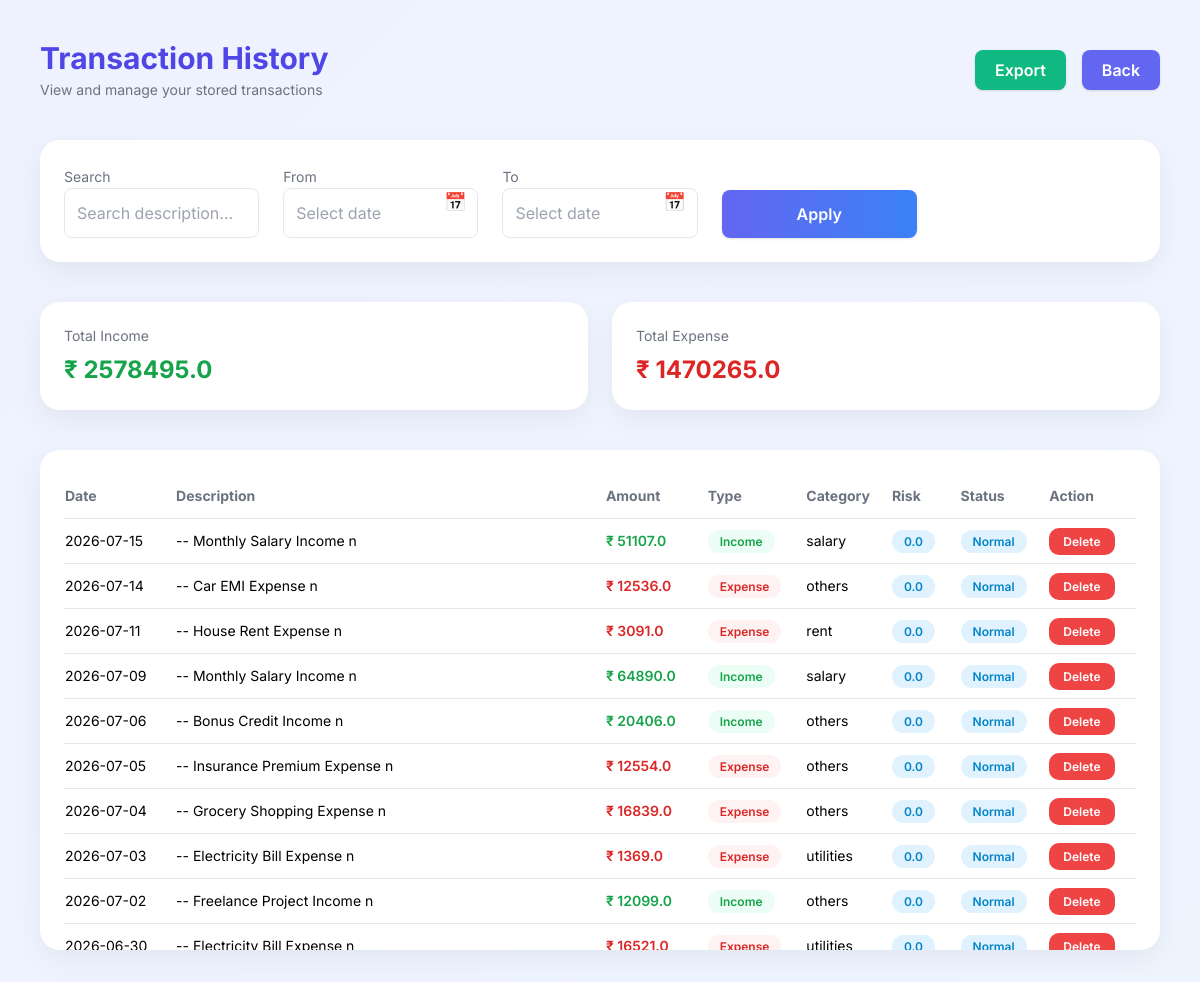
Screenshot of /history (signed in) with the database file from the repository.
### tables this page shows
CREATE TABLE transactions (
        id INTEGER PRIMARY KEY AUTOINCREMENT,
        date TEXT,
        description TEXT,
        amount REAL,
        type TEXT,
        category TEXT,
        mode TEXT,
        bank TEXT,
        product_amount REAL,
        deducted_amount REAL,
        extra_charge REAL,
        charge_reason TEXT,
        fraud INTEGER DEFAULT 0,
        anomaly INTEGER DEFAULT 0,
        risk_score REAL DEFAULT 0,
        confidence REAL DEFAULT 0,
        user_id INTEGER,
        created_at TIMESTAMP DEFAULT CURRENT_TIMESTAMP,
        UNIQUE(user_id, date, description, amount)
    );

### app.py (the view, shortened to what this page needs)
@app.route("/history")
def history():
    if not login_required():
        return redirect("/")
    user_id = session["user_id"]
    df = pd.DataFrame(get_all_transactions(user_id))
    df["amount"] = pd.to_numeric(df["amount"], errors="coerce").fillna(0)
    df["date"] = pd.to_datetime(df["date"], dayfirst=True, errors="coerce")
    df = df.dropna(subset=["date"])
    income = float(df[df["type"] == "income"]["amount"].sum())
    expense = float(df[df["type"] == "expense"]["amount"].sum())
    df = df.sort_values("date", ascending=False)
    df["date"] = df["date"].dt.strftime("%Y-%m-%d")
    return render_template(
        "history.html",
        ui=get_ui(),
        transactions=df.to_dict("records"),
        income=round(income,2),
        expense=round(expense,2)
    )

### app.py (called while the page is built)
def get_ui():
    return LANG.get(session.get("lang","en"), LANG["en"])

def login_required():
    user_id = session.get("user_id")
    if not user_id:
        return False
    return True

### modules/database.py (called while the page is built)
def get_all_transactions(user_id=None):
    conn = sqlite3.connect(DB_NAME)
    conn.row_factory = sqlite3.Row
    if user_id:
        rows = conn.execute("""
            SELECT * FROM transactions
            WHERE user_id=?
            ORDER BY date DESC
        """, (user_id,)).fetchall()
    else:
        rows = conn.execute("""
            SELECT * FROM transactions
            ORDER BY date DESC
        """).fetchall()
    conn.close()
    return [dict(row) for row in rows]

### templates/history.html (shortened to what this page needs)
<!DOCTYPE html>
<html lang="en">
<head>
<script src="https://cdn.tailwindcss.com"></script>
<link rel="stylesheet" href="https://cdn.jsdelivr.net/npm/flatpickr/dist/flatpickr.min.css">
</head>
<body class="p-10">
<div class="max-w-7xl mx-auto space-y-10">
<div class="flex justify-between items-center">
<div>
<h1 class="text-3xl font-bold text-indigo-600">
Transaction History
</h1>
<p class="text-gray-500 text-sm mt-1">
View and manage your stored transactions
</p>
</div>
<div class="flex gap-4">
<a href="/export_history"
class="bg-emerald-500 hover:bg-emerald-600 px-5 py-2 rounded-lg text-white font-semibold shadow">
Export
</a>
<a href="/dashboard"
class="bg-indigo-500 hover:bg-indigo-600 px-5 py-2 rounded-lg text-white font-semibold shadow">
Back
</a>
</div>
</div>
<div class="card p-6">
<form method="POST" class="grid md:grid-cols-5 gap-6 items-end">
<div>
<label class="text-sm text-gray-500">Search</label>
<input type="text" name="search"
placeholder="Search description..."
class="w-full p-3 rounded-lg border border-gray-200 focus:ring-2 focus:ring-indigo-400 outline-none">
</div>
<div class="date-wrapper">
<label class="text-sm text-gray-500">From</label>
<input type="text" id="fromDate" name="date_from"
placeholder="Select date"
class="w-full p-3 rounded-lg border border-gray-200 focus:ring-2 focus:ring-indigo-400 outline-none pr-10">
<span class="date-icon" onclick="fromPicker.open()">📅</span>
</div>
<div class="date-wrapper">
<label class="text-sm text-gray-500">To</label>
<input type="text" id="toDate" name="date_to"
placeholder="Select date"
class="w-full p-3 rounded-lg border border-gray-200 focus:ring-2 focus:ring-indigo-400 outline-none pr-10">
<span class="date-icon" onclick="toPicker.open()">📅</span>
</div>
<div>
<button type="submit"
class="w-full bg-gradient-to-r from-indigo-500 to-blue-500
py-3 rounded-lg text-white font-semibold shadow hover:scale-105 transition">
Apply
</button>
</div>
</form>
</div>
<div class="grid md:grid-cols-2 gap-6">
<div class="card p-6">
<h3 class="text-gray-500 text-sm">Total Income</h3>
<p class="text-2xl font-bold text-green-600 mt-2">
₹ {{ income }}
</p>
</div>
<div class="card p-6">
<h3 class="text-gray-500 text-sm">Total Expense</h3>
<p class="text-2xl font-bold text-red-600 mt-2">
₹ {{ expense }}
</p>
</div>
</div>
<div class="card p-6 table-scroll">
<table class="w-full text-sm">
<thead class="text-gray-500 border-b">
<tr class="text-left">
<th class="py-3">Date</th>
<th>Description</th>
<th>Amount</th>
<th>Type</th>
<th>Category</th>
<th>Risk</th>
<th>Status</th>
<th>Action</th>
</tr>
</thead>
<tbody>
{% if transactions %}
{% for tx in transactions %}
<tr class="border-b hover:bg-indigo-50 transition">
<td class="py-3">
{{ tx.date }}
</td>
<td>{{ tx.description }}</td>
<td class="{% if tx.type == 'income' %}text-green-600{% else %}text-red-600{% endif %} font-semibold">
₹ {{ tx.amount }}
</td>
<td>
{% if tx.type == 'income' %}
<span class="badge-income">Income</span>
{% else %}
<span class="badge-expense">Expense</span>
{% endif %}
</td>
<td>{{ tx.category }}</td>
<td>
{% if tx.risk_score and tx.risk_score > 60 %}
<span class="badge-risk">{{ tx.risk_score }}</span>
{% else %}
<span class="badge-safe">{{ tx.risk_score }}</span>
{% endif %}
</td>
<td>
{% if tx.fraud %}
<span class="badge-risk">Fraud</span>
{% elif tx.anomaly %}
<span class="badge-risk">Anomaly</span>
{% else %}
<span class="badge-safe">Normal</span>
{% endif %}
</td>
<td>
<a href="/delete_transaction/{{ tx.id }}"
class="delete-btn"
onclick="return confirm('Delete this transaction?')">
Delete
</a>
</td>
</tr>
{% endfor %}
{% else %}
<tr>
<td colspan="8" class="text-center py-6 text-gray-400">
No transactions found.
</td>
</tr>
{% endif %}
</tbody>
</table>
</div>
</div>
</body>
</html>

### templates/history.html (style rules this page uses)
body { font-family:'Inter',sans-serif; background:linear-gradient(135deg,#eef2ff,#f0f9ff,#ffffff); min-height:100vh; }
.card { background:white; border-radius:20px; box-shadow:0 10px 30px rgba(0,0,0,0.06); }
.table-scroll { max-height:500px; overflow-y:auto; }
.badge-income { background:#ecfdf5; color:#16a34a; padding:4px 12px; border-radius:999px; font-size:12px; font-weight:600; }
.badge-expense { background:#fef2f2; color:#dc2626; padding:4px 12px; border-radius:999px; font-size:12px; font-weight:600; }
.badge-safe { background:#e0f2fe; color:#0284c7; padding:4px 12px; border-radius:999px; font-size:12px; font-weight:600; }
.delete-btn { background:#ef4444; padding:6px 14px; border-radius:10px; font-size:12px; color:white; font-weight:600; transition:0.3s; }
.date-wrapper { position:relative; }
.date-icon { position:absolute; right:12px; top:50%; transform:translateY(-50%); cursor:pointer; color:#6366f1; font-size:18px; }

### rows the page displays
transactions: date "2026-07-15", description "-- Monthly Salary Income n", amount "51107.0", type "Income", category "salary", risk_score "0.0", fraud "Normal"
transactions: date "2026-07-14", description "-- Car EMI Expense n", amount "12536.0", type "Expense", category "others", risk_score "0.0", fraud "Normal"
transactions: date "2026-07-11", description "-- House Rent Expense n", amount "3091.0", type "Expense", category "rent", risk_score "0.0", fraud "Normal"
transactions: date "2026-07-09", description "-- Monthly Salary Income n", amount "64890.0", type "Income", category "salary", risk_score "0.0", fraud "Normal"
transactions: date "2026-07-06", description "-- Bonus Credit Income n", amount "20406.0", type "Income", category "others", risk_score "0.0", fraud "Normal"
transactions: date "2026-07-05", description "-- Insurance Premium Expense n", amount "12554.0", type "Expense", category "others", risk_score "0.0", fraud "Normal"
transactions: date "2026-07-04", description "-- Grocery Shopping Expense n", amount "16839.0", type "Expense", category "others", risk_score "0.0", fraud "Normal"
transactions: date "2026-07-03", description "-- Electricity Bill Expense n", amount "1369.0", type "Expense", category "utilities", risk_score "0.0", fraud "Normal"
transactions: date "2026-07-02", description "-- Freelance Project Income n", amount "12099.0", type "Income", category "others", risk_score "0.0", fraud "Normal"
transactions: date "2026-06-30", description "-- Electricity Bill Expense n", amount "16521.0", type "Expense", category "utilities", risk_score "0.0", fraud "Normal"

### other values shown
{{ income }} "2578495.0"
{{ expense }} "1470265.0"
